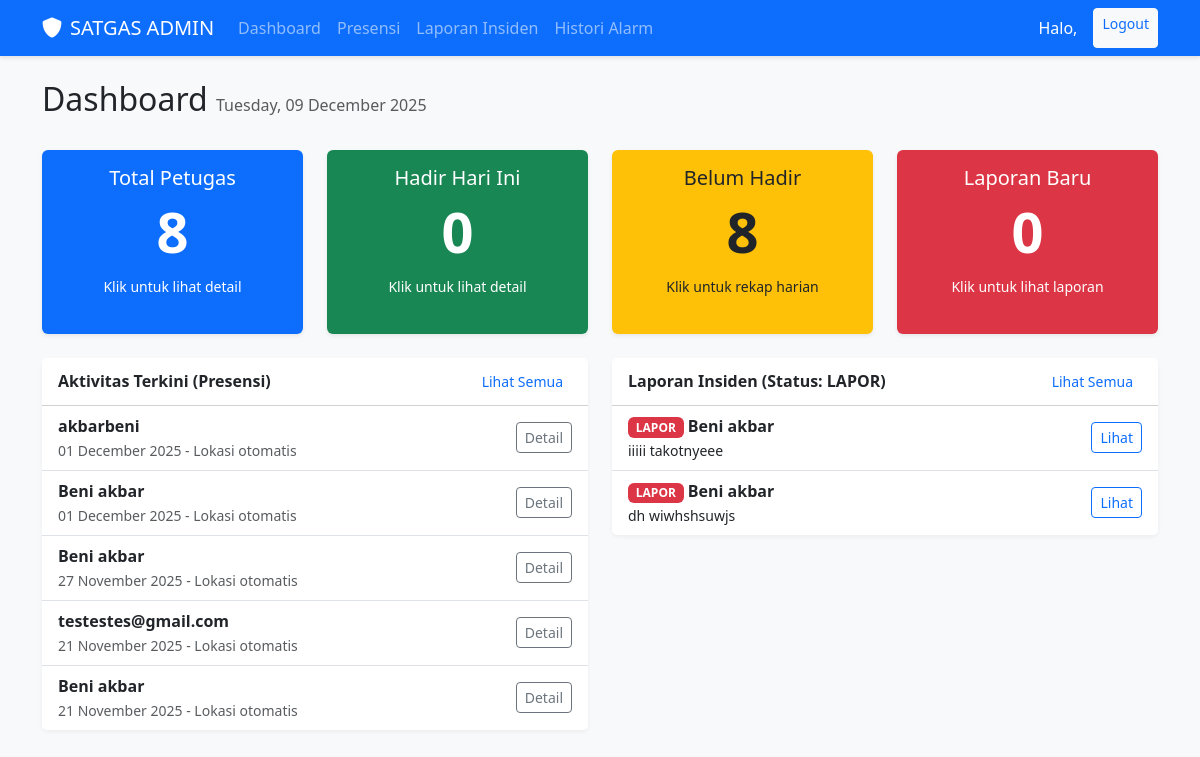
/dashboard/ (signed in), run on an earlier commit of the app's database.
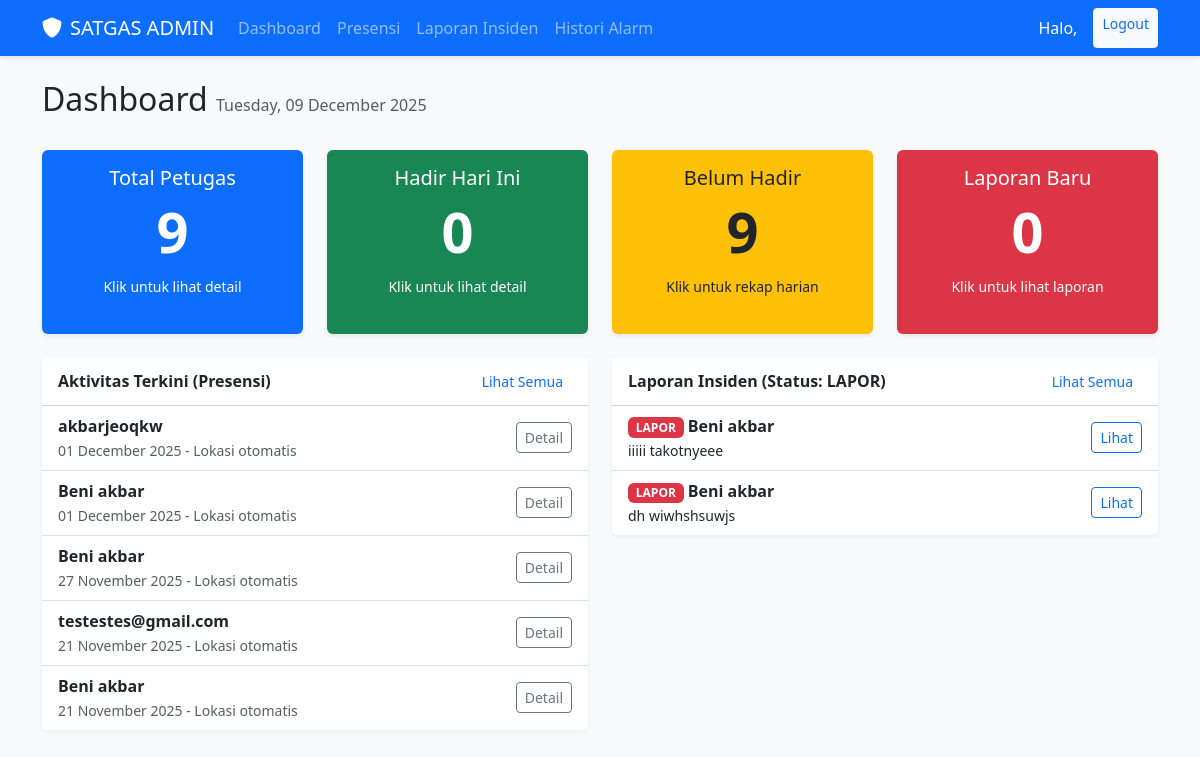
And on a later commit of the database.
### core/models.py (models this page shows, shortened)
class Presensi(models.Model):
    petugas = models.ForeignKey(User, on_delete=models.CASCADE, related_name='presensi_set')
    timestamp = models.DateTimeField(auto_now_add=True)
    latitude = models.DecimalField(max_digits=9, decimal_places=6)
    longitude = models.DecimalField(max_digits=9, decimal_places=6)
    location_note = models.CharField(max_length=255, help_text="Alamat atau nama lokasi presensi.")
    note = models.TextField(help_text="Catatan harian dari petugas (e.g., 'Presensi Harian').")
    selfie_photo = models.ImageField(upload_to='presensi_photos/')
    STATUS_PRESENSI_CHOICES = [
        ('hadir', 'Hadir'), # Default saat kirim
        ('tidak_hadir', 'Tidak Hadir'), # Jika dibatalkan admin
        ('diluar_lokasi', 'Kehadiran Diluar Lokasi'), # Jika lokasi tidak valid
    ]
    status_validasi = models.CharField(
        max_length=20,
        choices=STATUS_PRESENSI_CHOICES,
        default='hadir'
    )
    class Meta:
        pass

class User(AbstractUser):
    username = None
    email = models.EmailField(unique=True)
    phone_number = models.CharField(max_length=15, blank=True, null=True)
    profile_picture = models.ImageField(upload_to=user_directory_path, blank=True, null=True)
    is_admin = models.BooleanField(default=False)
    is_petugas = models.BooleanField(default=True)
    USERNAME_FIELD = 'email'
    REQUIRED_FIELDS = []
    objects = UserManager()

### core/web_views.py (the view)
# urls.py: path('dashboard/', DashboardView.as_view(), name='web-dashboard'),
class DashboardView(LoginRequiredMixin, AdminRequiredMixin, TemplateView):
    template_name = 'core/dashboard.html'
    def get_context_data(self, **kwargs):
        context = super().get_context_data(**kwargs)
        today = timezone.localdate()
        context['total_petugas'] = User.objects.filter(is_petugas=True).count()
        context['hadir_today'] = Presensi.objects.filter(
            timestamp__date=today,
            status_validasi='hadir'
        ).values('petugas').distinct().count()
        context['belum_hadir'] = context['total_petugas'] - context['hadir_today']
        context['laporan_baru'] = Laporan.objects.filter(timestamp__date=today).count()
        context['today'] = today
        context['recent_presensi'] = Presensi.objects.select_related('petugas').order_by('-timestamp')[:5]
        context['open_laporan'] = Laporan.objects.select_related('petugas').filter(status='lapor').order_by('-timestamp')[:5]
        return context

### core/web_views.py (called while the page is built)
    def test_func(self):
        return self.request.user.is_authenticated and self.request.user.is_admin

### core/templates/core/dashboard.html (shortened to what the changed rows need)
{% extends 'core/base.html' %}
{% block content %}
<div class="row mb-4">
    <div class="col-md-12">
        <h2>Dashboard <small class="text-muted fs-6">{{ today|date:"l, d F Y" }}</small></h2>
    </div>
</div>
<div class="row">
    <div class="col-md-3">
        <a href="{% url 'web-petugas-list' %}" class="text-decoration-none">
            <div class="card bg-primary text-white h-100 shadow-sm hover-shadow">
                <div class="card-body text-center">
                    <h5 class="card-title">Total Petugas</h5>
                    <h2 class="display-4 fw-bold">{{ total_petugas }}</h2>
                    <small>Klik untuk lihat detail</small>
                </div>
            </div>
        </a>
    </div>
    <div class="col-md-3">
        <a href="{% url 'web-presensi-list' %}?date={{ today|date:'Y-m-d' }}" class="text-decoration-none">
            <div class="card bg-success text-white h-100 shadow-sm hover-shadow">
                <div class="card-body text-center">
                    <h2 class="display-4 fw-bold">{{ hadir_today }}</h2>
                </div>
            </div>
        </a>
    </div>
    <div class="col-md-3">
        <a href="{% url 'web-rekap-harian' %}?date={{ today|date:'Y-m-d' }}" class="text-decoration-none">
            <div class="card bg-warning text-dark h-100 shadow-sm hover-shadow">
                <div class="card-body text-center">
                    <h5 class="card-title">Belum Hadir</h5>
                    <h2 class="display-4 fw-bold">{{ belum_hadir }}</h2>
                    <small>Klik untuk rekap harian</small>
                </div>
            </div>
        </a>
    </div>
    <div class="col-md-3">
        <a href="{% url 'web-laporan-list' %}?date={{ today|date:'Y-m-d' }}" class="text-decoration-none">
            <div class="card bg-danger text-white h-100 shadow-sm hover-shadow">
                <div class="card-body text-center">
                    <h2 class="display-4 fw-bold">{{ laporan_baru }}</h2>
                </div>
            </div>
        </a>
    </div>
</div>
<div class="row mt-4">
    <div class="col-md-6">
        <div class="card">
            <ul class="list-group list-group-flush">
                {% for p in recent_presensi %}
                <li class="list-group-item d-flex justify-content-between align-items-center">
                    <div>
                        <strong>
                            {% if p.petugas.first_name or p.petugas.last_name %}
                                {{ p.petugas.first_name }} {{ p.petugas.last_name }}
                            {% else %}
                                {{ p.petugas.email }}
                            {% endif %}
                        </strong>
                        <br>
                        <small class="text-muted">{{ p.timestamp|date:"d F Y" }} - {{ p.location_note|default:"Lokasi tidak terdeteksi"|truncatechars:30 }}</small>
                    </div>
                    <a href="{% url 'web-presensi-detail' p.id %}" class="btn btn-sm btn-outline-secondary">Detail</a>
                </li>
                {% empty %}
                <li class="list-group-item text-muted text-center">Belum ada presensi hari ini.</li>
                {% endfor %}
            </ul>
        </div>
    </div>
</div>
{% endblock %}

What changed in the data, as far as the page shows it:
changed through a linked row, Presensi: petugas.first_name "akbarbeni" → "akbarjeoqkw"
Also different on the page:
{{ total_petugas }}: "8" → "9"
{{ belum_hadir }}: "8" → "9"
